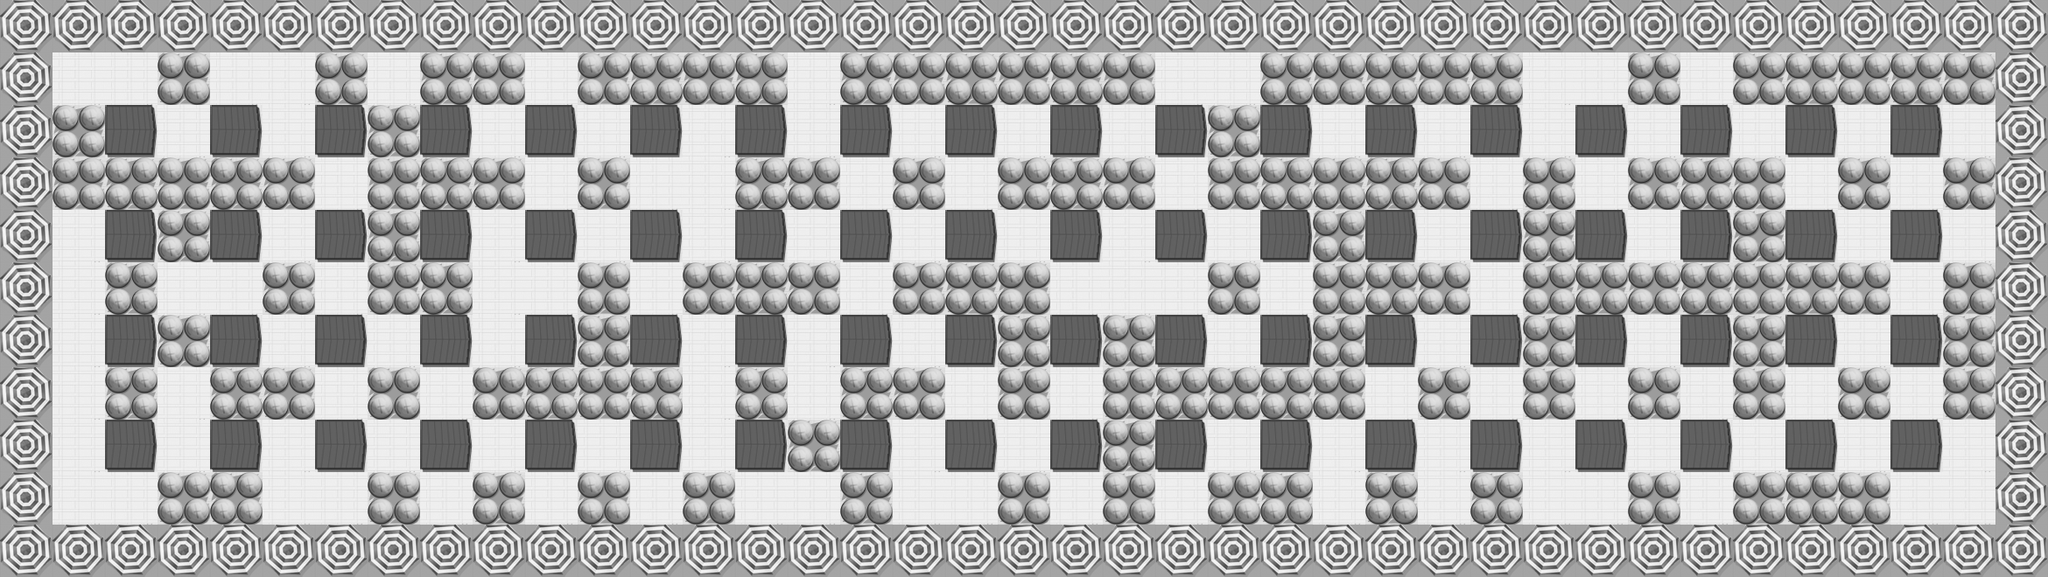

This is a level from a 2D game, rendered from its Tiled map with the project's own tilesets. A one-line summary and the map file follow, with tile-layer data summarised:
An orthogonal 39x11 tile map with 60x60 px tiles, 4 tile layers (BG, NonDestructive, Foreground, Meta), 5 tilesets and 16 objects (8x enemy, 5x wall, 2x fast, player).

<map version="1.0" orientation="orthogonal" width="39" height="11" tilewidth="60" tileheight="60">
 <tileset firstgid="1" name="color" tilewidth="60" tileheight="60">
  <image source="color.png" width="240" height="60" />
  <tile id="1">
   <properties>
    <property name="Blastable" value="False" />
    <property name="Collidable" value="True" />
   </properties>
  </tile>
  <tile id="2">
   <properties>
    <property name="Blastable" value="True" />
    <property name="Collidable" value="True" />
   </properties>
  </tile>
 </tileset>
 <tileset firstgid="5" name="map1" tilewidth="60" tileheight="60">
  <image source="map1.png" width="420" height="420" />
 </tileset>
 <tileset firstgid="54" name="map2" tilewidth="60" tileheight="60">
  <image source="map2.png" width="420" height="420" />
 </tileset>
 <tileset firstgid="103" name="map3" tilewidth="60" tileheight="60">
  <image source="map3.png" width="420" height="420" />
 </tileset>
 <tileset firstgid="152" name="map4" tilewidth="60" tileheight="60">
  <image source="map4.png" width="420" height="420" />
 </tileset>
 <layer name="BG" width="39" height="11">
  <data>[429 cells, 429 non-empty, 1 distinct tile ids]</data>
 </layer>
 <layer name="NonDestructive" width="39" height="11">
  <data>[429 cells, 168 non-empty, 2 distinct tile ids]</data>
 </layer>
 <layer name="Foreground" width="39" height="11">
  <data>[429 cells, 132 non-empty, 1 distinct tile ids]</data>
 </layer>
 <layer name="Meta" width="39" height="11">
  <data>[429 cells, 300 non-empty, 2 distinct tile ids]</data>
 </layer>
 <objectgroup name="Objects" width="39" height="11">
  <object name="StartPoint" type="player" x="89" y="331" />
  <object name="enemy" x="929" y="393" />
  <object name="wall" x="809" y="208" />
  <object name="enemy" x="329" y="93" />
  <object name="enemy" x="1291" y="332" />
  <object name="enemy" x="569" y="330" />
  <object name="wall" x="2127" y="388" />
  <object name="wall" x="693" y="275" />
  <object name="enemy" x="1774" y="574" />
  <object name="enemy" x="1707" y="450" />
  <object name="enemy" x="809" y="270" />
  <object name="enemy" x="334" y="571" />
  <object name="fast" x="1053" y="569" />
  <object name="wall" x="567" y="148" />
  <object name="wall" x="329" y="388" />
  <object name="fast" x="926" y="91" />
 </objectgroup>
</map>